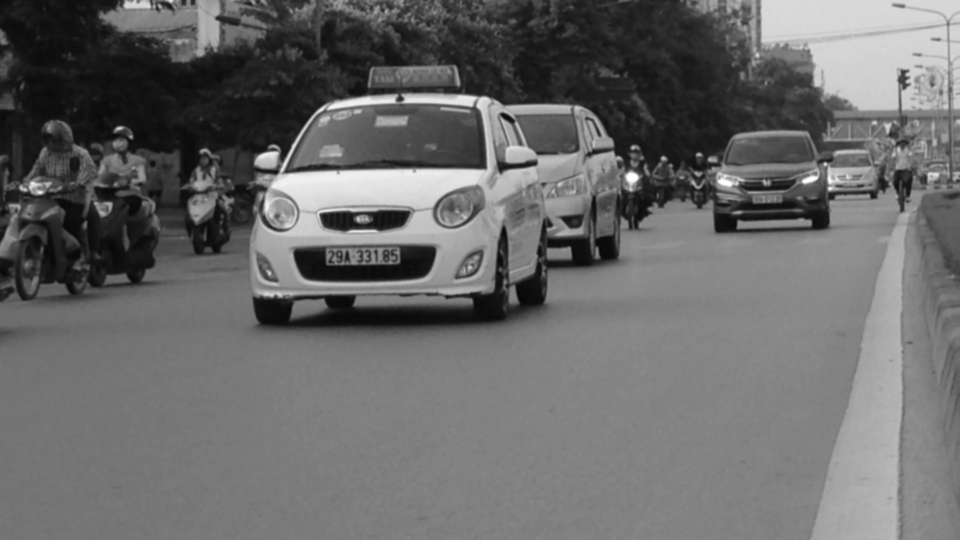
#> input picture gray1.jpg, 1920 x 1080 px, found by its file name (shown at 1/2 size)
$ python main.py
#> lines starting #> are read from the running program, lines starting #| are printed output that depends on the picture; after the words box and inside, x2 and y2 are one past the last pixel; in counts of white or black regions, pixels touching at a corner belong together
import cv2
import pytesseract
pytesseract.pytesseract.tesseract_cmd = 'C:/Program Files (x86)/Tesseract-OCR/tesseract'

# Read the image file
image = cv2.imread('C:/Users/Gopika Gopan G/Desktop/Gopikamca/Project MINI/Vechile Number Plate Detection/Number-Plate-Recognition-Using-OpenCV-main/Number-Plate-Recognition-Using-OpenCV-main/Data/gray1.jpg')
#> image is the input picture: shape (1080, 1920, 3); min 4, max 255, mean 105.4
cv2.imshow("Original",image)
# Convert to Grayscale Image
gray_image = cv2.cvtColor(image, cv2.COLOR_BGR2GRAY)
#cv2.imshow("gray image", gray_image)
#cv2.waitkey(0)

#Canny Edge Detection
canny_edge = cv2.Canny(gray_image, 170, 200)
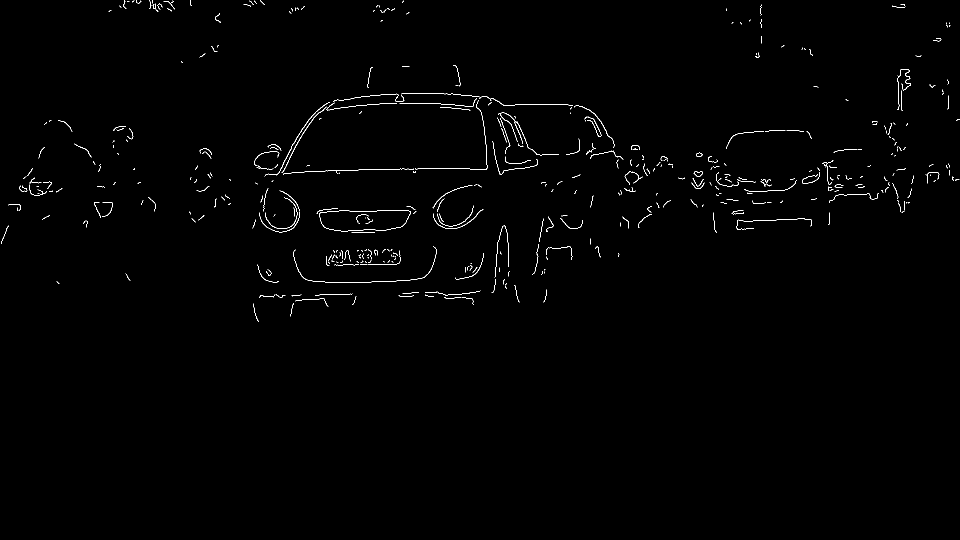
#> canny_edge: shape (1080, 1920) (shown at 1/2 size); 0.64% white in thin lines or dots, all inside (x1, y1, x2, y2) = (2, 0, 1920, 644)

# Find contours based on Edges
contours, new  = cv2.findContours(canny_edge.copy(), cv2.RETR_LIST, cv2.CHAIN_APPROX_SIMPLE)
#> contours = 447 contours, 430 with area under 20; largest, box (x1, y1, x2, y2) and area: (638, 420, 821, 464) 6381, (638, 420, 821, 464) 6356, (529, 204, 660, 353) 89, (563, 213, 653, 346) 80, (1029, 242, 1118, 311) 46; new = 447 rows, first 6: [1, -1, -1, -1], [2, 0, -1, -1], [3, 1, -1, -1], [4, 2, -1, -1], [5, 3, -1, -1], [6, 4, -1, -1]
contours=sorted(contours, key = cv2.contourArea, reverse = True)[:30]
#> contours = 30 contours, 13 with area under 20; largest, box (x1, y1, x2, y2) and area: (638, 420, 821, 464) 6381, (638, 420, 821, 464) 6356, (529, 204, 660, 353) 89, (563, 213, 653, 346) 80, (1029, 242, 1118, 311) 46

# Initialize license Plate contour and x,y,w,h coordinates
contour_with_license_plate = None
license_plate = None
x = None
y = None
w = None
h = None

# Find the contour with 4 potential corners and create ROI around it
for contour in contours:
        # Find Perimeter of contour and it should be a closed contour
        perimeter = cv2.arcLength(contour, True)
        approx = cv2.approxPolyDP(contour, 0.01 * perimeter, True)
        if len(approx) == 4:                                            #see whether it is a Rect
            contour_with_license_plate = approx
            x, y, w, h = cv2.boundingRect(contour)
            license_plate = gray_image[y:y + h, x:x + w]
            break
#> this loop made 4 passes
#> (perimeter, contour_with_license_plate, x, y, w, h) on pass 4: (343, [[652, 213], [614, 253], [563, 345], [614, 254]], 563, 213, 90, 133)
#> perimeter on passes 1 to 3: 423.3, 420.2, 444.2
(thresh, license_plate) = cv2.threshold(license_plate, 127, 255, cv2.THRESH_BINARY)
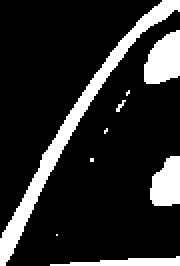
#> license_plate: shape (133, 90) (shown 2 times larger); 16.2% white; 9 white regions (5 under 20 px), largest, box (x1, y1, x2, y2) and area: (0, 0, 90, 133) 1072, (72, 15, 90, 42) 361, (75, 78, 90, 103) 298, (25, 128, 90, 133) 188
cv2.imshow("plate",license_plate)
# Removing Noise from the detected image, before sending to Tesseract
license_plate = cv2.bilateralFilter(license_plate, 11, 17, 17)
(thresh, license_plate) = cv2.threshold(license_plate, 150, 180, cv2.THRESH_BINARY)

#Text Recognition
#> (the run stopped early here; a loop or call above may not have finished)
